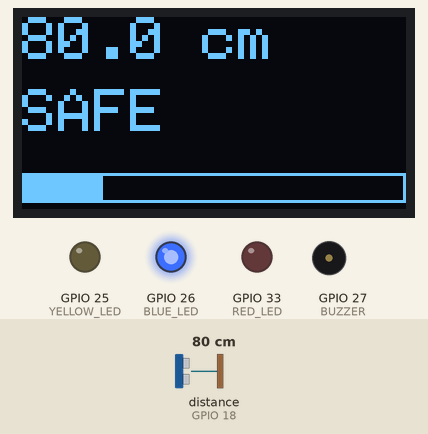
This sketch was run on a simulated ESP32. Parts: 128×64 one-colour display, output pins drawn as LEDs (lit = HIGH), buzzer (waves = sounding, pin HIGH). Wiring (inferred from the names in the program): ultrasonic range finder: trigger GPIO 5; echo GPIO 18. Inputs (shaded band) come from the test bench; at power-on: distance to the obstacle (sensor on GPIO 18) 80 cm. The echo pulse lasts 58.3 µs per cm; pins used as bus, display or sensor lines are not drawn; what the sketch prints to the serial monitor is not drawn.

Above: at 3.2 s.
3.3 s: distance to the obstacle (sensor on GPIO 18) set to 65 cm
At 3.8 s:
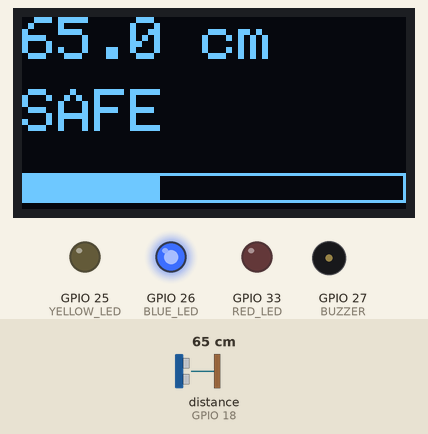
4.9 s: distance to the obstacle (sensor on GPIO 18) set to 57 cm
At 5.5 s:
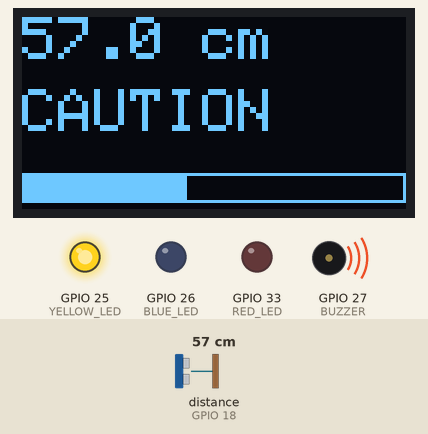
7.9 s: distance to the obstacle (sensor on GPIO 18) set to 34 cm
At 8.21 s:
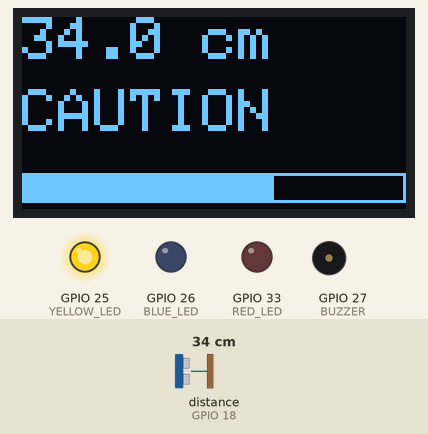
9.5 s: distance to the obstacle (sensor on GPIO 18) set to 28 cm
At 10.48 s:
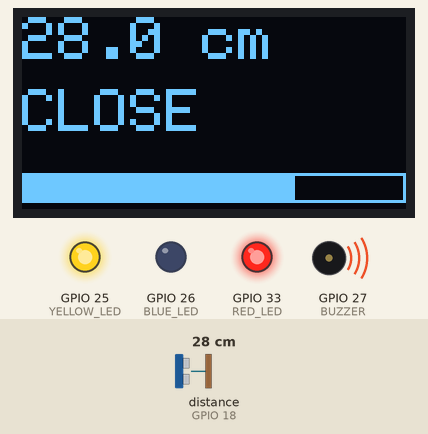
12.1 s: distance to the obstacle (sensor on GPIO 18) set to 16 cm
At 12.86 s:
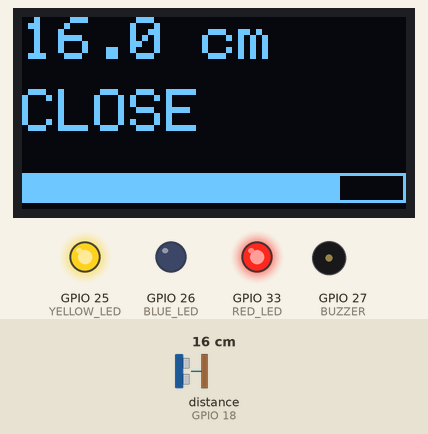
13.7 s: distance to the obstacle (sensor on GPIO 18) set to 12 cm
At 15.0 s:
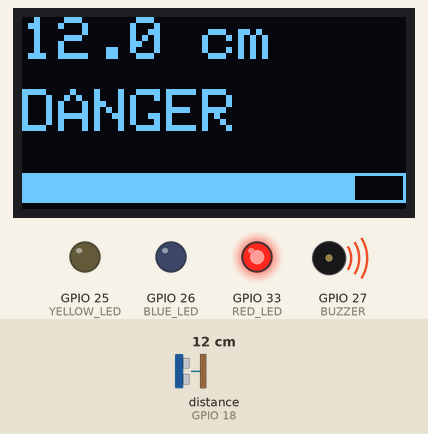
Timing chart, 0 to 16.3 s (numbered marks = the images above; inputs shaded):
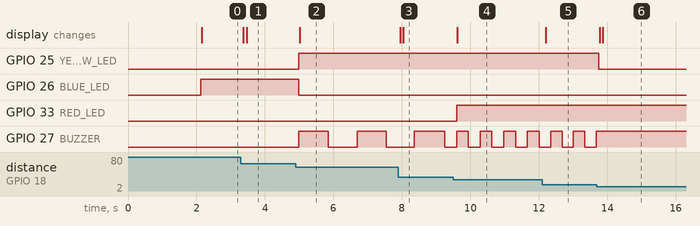

Measured:
- the behaviour switches between 61 and 60 cm on distance to the obstacle (sensor on GPIO 18) (found by bisection; images 1 and 2)
- the behaviour switches between 31 and 30 cm on distance to the obstacle (sensor on GPIO 18) (found by bisection; images 3 and 4)
- the behaviour switches between 15 and 14 cm on distance to the obstacle (sensor on GPIO 18) (found by bisection; images 5 and 6)
- after the input at 3.3 s, the display: first changes after 0.07 s (image 1 shows a later state)
- after the input at 4.9 s, GPIO 25 (YELLOW_LED): LOW → HIGH after 0.09 s; GPIO 26 (BLUE_LED): HIGH → LOW after 0.09 s; GPIO 27 (BUZZER): alternates HIGH for 0.85 s and LOW for 0.85 s, starting after 0.09 s; the display: changes after 0.12 s (image 2)
- after the input at 7.9 s, the display: first changes after 0.05 s (image 3 shows a later state)
- after the input at 9.5 s, GPIO 33 (RED_LED): LOW → HIGH after 0.10 s; the display: changes after 0.12 s (image 4)
- after the input at 12.1 s, the display: changes after 0.11 s (image 5)
- after the input at 13.7 s, GPIO 25 (YELLOW_LED): HIGH → LOW after 0.05 s; GPIO 27 (BUZZER): stops changing and stays HIGH; the display: first changes after 0.08 s (image 6 shows a later state)

The sketch:

Parking_Assistant.ino
```cpp
#include <Wire.h>
#include <Adafruit_GFX.h>
#include <Adafruit_SSD1306.h>

// ---------------- OLED ----------------
#define SCREEN_WIDTH 128
#define SCREEN_HEIGHT 64

Adafruit_SSD1306 display(SCREEN_WIDTH, SCREEN_HEIGHT, &Wire, -1);

// ---------------- Ultrasonic ----------------
#define TRIG_PIN 5
#define ECHO_PIN 18

// ---------------- LEDs ----------------
#define BLUE_LED 26
#define YELLOW_LED 25
#define RED_LED 33

// ---------------- Buzzer ----------------
#define BUZZER 27

// ---------------- Variables ----------------
unsigned long lastBeep = 0;
unsigned long lastSerial = 0;

float distance = 0;
String zone = "SAFE";

int beepInterval = 0;
bool buzzerState = false;

void setup() {

  Serial.begin(115200);

  pinMode(TRIG_PIN, OUTPUT);
  pinMode(ECHO_PIN, INPUT);

  pinMode(BLUE_LED, OUTPUT);
  pinMode(YELLOW_LED, OUTPUT);
  pinMode(RED_LED, OUTPUT);

  pinMode(BUZZER, OUTPUT);

  digitalWrite(BLUE_LED, LOW);
  digitalWrite(YELLOW_LED, LOW);
  digitalWrite(RED_LED, LOW);
  digitalWrite(BUZZER, LOW);

  // OLED
  Wire.begin(21,22);

  if(!display.begin(SSD1306_SWITCHCAPVCC,0x3C))
  {
    Serial.println("OLED Failed");
    while(true);
  }

  display.clearDisplay();
  display.setTextColor(SSD1306_WHITE);

  display.setTextSize(2);
  display.setCursor(8,18);
  display.println("Parking");

  display.setCursor(15,42);
  display.println("Assist");

  display.display();

  delay(2000);
}
// ---------- Measure Distance ----------
float measureDistance() {

  digitalWrite(TRIG_PIN, LOW);
  delayMicroseconds(2);

  digitalWrite(TRIG_PIN, HIGH);
  delayMicroseconds(10);

  digitalWrite(TRIG_PIN, LOW);

  long duration = pulseIn(ECHO_PIN, HIGH, 30000);

  if (duration == 0)
    return 400;

  return duration * 0.0343 / 2.0;
}

// ---------- Average of 5 Readings ----------
float getAverageDistance() {

  float sum = 0;

  for (int i = 0; i < 5; i++) {

    sum += measureDistance();
    delay(10);      // Small delay only between measurements

  }

  return sum / 5.0;
}

// ---------- Parking Zone ----------
void updateParkingStatus() {

  if (distance > 60) {

    zone = "SAFE";

    digitalWrite(BLUE_LED, HIGH);
    digitalWrite(YELLOW_LED, LOW);
    digitalWrite(RED_LED, LOW);

    digitalWrite(BUZZER, LOW);
    beepInterval = 0;
  }

  else if (distance > 30) {

    zone = "CAUTION";

    digitalWrite(BLUE_LED, LOW);
    digitalWrite(YELLOW_LED, HIGH);
    digitalWrite(RED_LED, LOW);

    beepInterval = 800;
  }

  else if (distance > 15) {

    zone = "CLOSE";

    digitalWrite(BLUE_LED, LOW);
    digitalWrite(YELLOW_LED, HIGH);
    digitalWrite(RED_LED, HIGH);

    beepInterval = 300;
  }

  else {

    zone = "DANGER";

    digitalWrite(BLUE_LED, LOW);
    digitalWrite(YELLOW_LED, LOW);
    digitalWrite(RED_LED, HIGH);

    digitalWrite(BUZZER, HIGH);
    beepInterval = -1;
  }

  // Non-blocking buzzer
  if (beepInterval > 0) {

    if (millis() - lastBeep >= (unsigned long)beepInterval) {

      lastBeep = millis();

      buzzerState = !buzzerState;
      digitalWrite(BUZZER, buzzerState);

    }

  }

  else if (beepInterval == 0) {

    digitalWrite(BUZZER, LOW);

  }

}
void loop() {

  // Get average distance
  distance = getAverageDistance();

  // Update LEDs & buzzer
  updateParkingStatus();

  // ---------------- OLED ----------------
  display.clearDisplay();

  // Distance
  display.setTextSize(2);
  display.setCursor(0, 0);
  display.print(distance, 1);
  display.print(" cm");

  // Zone
  display.setTextSize(2);
  display.setCursor(0, 24);
  display.print(zone);

  // Proximity Bar
  display.drawRect(0, 52, 128, 10, SSD1306_WHITE);

  int barLength = map((int)constrain(distance, 0, 100), 100, 0, 0, 126);

  display.fillRect(1, 53, barLength, 8, SSD1306_WHITE);

  display.display();

  // ---------------- Serial Monitor ----------------
  if (millis() - lastSerial >= 500) {

    lastSerial = millis();

    Serial.print("Distance: ");
    Serial.print(distance, 1);
    Serial.print(" cm");

    Serial.print("   Zone: ");
    Serial.println(zone);

  }

}
```
